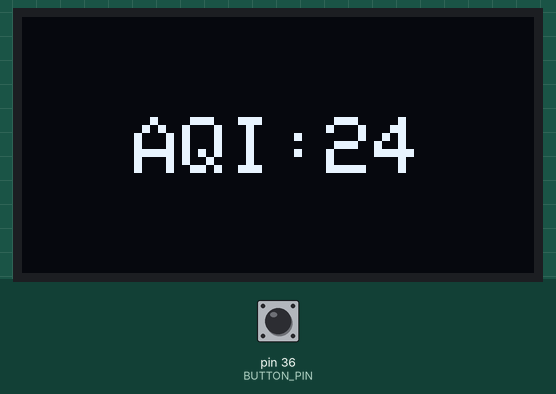
Simulated run of this sketch. Board: Arduino Mega 2560, built with avr-gcc and run on an emulated ATmega2560. Parts: 128×64 one-colour display. The inputs (shaded band) are chosen by the test bench; at power-on: pin 36 (BUTTON_PIN) HIGH.

Above: at 3.6 s.
3.7 s: pin 36 (BUTTON_PIN) pulled LOW for 0.15 s
At 4.1 s:
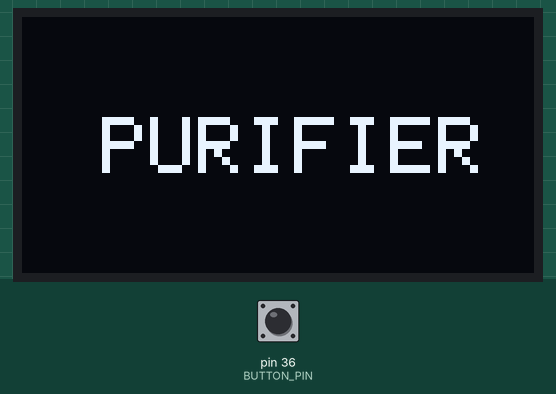
6.8 s: pin 36 (BUTTON_PIN) pulled LOW for 1 s
10.8 s: pin 36 (BUTTON_PIN) pulled LOW for 3.2 s
At 12.5 s:
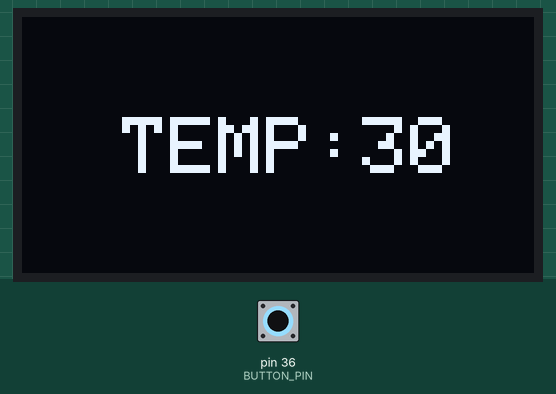
15.5 s: pin 36 (BUTTON_PIN) pulsed LOW 5 times (0.12 s each, 0.3 s apart)
At 16.4 s:
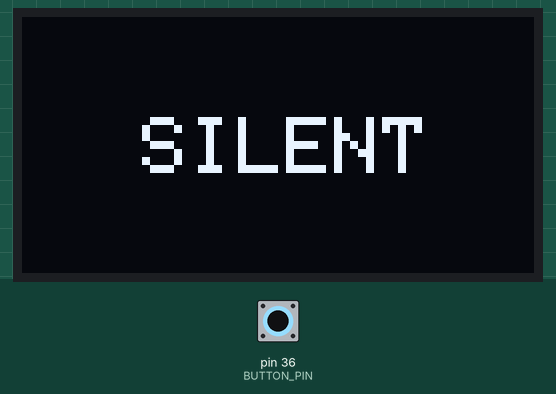
Timing chart, 0 to 18.5 s (numbered marks = the images above; inputs shaded):
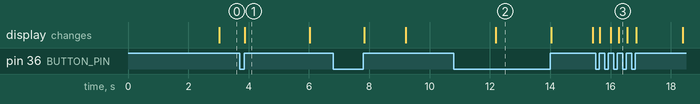

The sketch:

display_menu.ino
```cpp
#include <SPI.h>
#include <Wire.h>
#include <Adafruit_GFX.h>
#include <Adafruit_SH1106.h>
#include <FastLED.h>

#define OLED_SDA 21
#define OLED_SCL 22
#define BUTTON_PIN 36 // GIOP21 pin connected to button


int lastState = HIGH; // the previous state from the input pin
int currentState;     // the current reading from the input pin

volatile unsigned long counter=0;
volatile unsigned long previousMillis_tempAQI = 0;
const long interval_tempAQI = 3000;
int tempAQI_state=0;


volatile int adelay=0;
short dis_flag=1;

volatile short modes=1;

Adafruit_SH1106 display(21, 22);


void purifier(){
  display.setTextSize(2);
  display.setTextColor(WHITE);
  display.setCursor(20,25);
  display.println("PURIFIER");
  display.display();
  }

void autos(){
  display.setTextSize(2);
  display.setTextColor(WHITE);
  display.setCursor(35,25);
  display.println("AUTOS");
  display.display();
  }

void silent(){
  display.setTextSize(2);
  display.setTextColor(WHITE);
  display.setCursor(30,25);
  display.println("SILENT");
  display.display();

  }

void standby(){

  display.setTextSize(2);
  display.setTextColor(WHITE);
  display.setCursor(25,25);
  display.println("STANDBY");
  display.display();
  }


//************************************


//menu
void menu(void){
while(adelay<=50){
adelay++;
if( button()==1)
{
display.clearDisplay();
adelay=0;
modes++;
if(modes>4)
{
modes=1;
}
//write(6,modes);
}
switch (modes){
case 1:purifier();
break;
case 2: autos();
break;
case 3:silent();
break;
case 4: standby();
break;
}
}
display.clearDisplay();
tempAQI_state=0;
dis_flag=1;
}
//************************************


void corsa(void){
adelay=0;
if(button()==1)
{
dis_flag=2;
display.clearDisplay();
}
switch (dis_flag){
case 1: device_home();
adelay=0;
break;
case 2: menu();
break;
}
}


//####################################################################
int button(){

    currentState = digitalRead(BUTTON_PIN);

  if(lastState == LOW && currentState == HIGH){
    lastState = currentState;
    return(1);
     // save the last state

  }
else{
  lastState = currentState;
 return(0);
}
  // save the last state
  //lastState = currentState;

  }
//####################################################################


void AQI(){


  display.setTextSize(2);
  display.setTextColor(WHITE);
  display.setCursor(28,25);
  display.println("AQI:24");
  display.display();
  display.clearDisplay();

  }


void TEMP(){


  display.setTextSize(2);
  display.setTextColor(WHITE);
  display.setCursor(25,25);
  display.println("TEMP:30");
  display.display();
  display.clearDisplay();

  }


void setup()   {
  Serial.begin(115200);
  /* initialize OLED with I2C address 0x3C */
  display.begin(SH1106_SWITCHCAPVCC, 0x3C);
  display.clearDisplay();

   pinMode(BUTTON_PIN, INPUT_PULLUP);

}
void loop() {

corsa();

}


void device_home(void){
volatile unsigned long currentMillis_tempAQI = millis();
if (currentMillis_tempAQI - previousMillis_tempAQI >= interval_tempAQI) {
previousMillis_tempAQI = currentMillis_tempAQI;
if (tempAQI_state == 0){
 display.clearDisplay();
AQI();

tempAQI_state = 1;
}
else{
TEMP();

tempAQI_state = 0;
}
}
}
```

Measured:
- after the input at 3.7 s, the display: changes after 0.18 s (image 1)
- after the input at 15.5 s, the display: first changes after 0.15 s (image 3 shows a later state)
- what the display in image 1 shows lasts 2.1 s, from 3.9 s to 6.0 s
